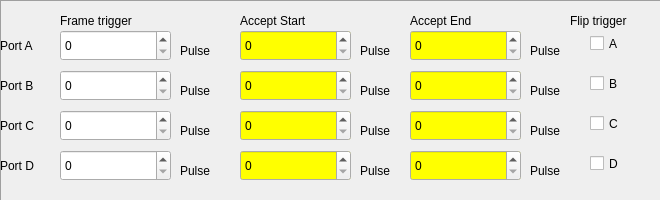
   <widget class="QFrame" name="frame_4">
    <property name="geometry">
     <rect>
      <x>10</x>
      <y>310</y>
      <width>661</width>
      <height>201</height>
     </rect>
    </property>
    <property name="frameShape">
     <enum>QFrame::Panel</enum>
    </property>
    <property name="frameShadow">
     <enum>QFrame::Sunken</enum>
    </property>
    <widget class="QLabel" name="label_6">
     <property name="geometry">
      <rect>
       <x>240</x>
       <y>10</y>
       <width>101</width>
       <height>21</height>
      </rect>
     </property>
     <property name="text">
      <string>Accept Start</string>
     </property>
    </widget>
    <widget class="QSpinBox" name="spinBoxResultAAcceptStart">
     <property name="geometry">
      <rect>
       <x>240</x>
       <y>30</y>
       <width>111</width>
       <height>31</height>
      </rect>
     </property>
     <property name="palette">
      <palette>
       <active>
        <colorrole role="Base">
         <brush brushstyle="SolidPattern">
          <color alpha="255">
           <red>255</red>
           <green>255</green>
           <blue>0</blue>
          </color>
         </brush>
        </colorrole>
       </active>
       <inactive>
        <colorrole role="Base">
         <brush brushstyle="SolidPattern">
          <color alpha="255">
           <red>255</red>
           <green>255</green>
           <blue>0</blue>
          </color>
         </brush>
        </colorrole>
       </inactive>
       <disabled>
        <colorrole role="Base">
         <brush brushstyle="SolidPattern">
          <color alpha="255">
           <red>240</red>
           <green>240</green>
           <blue>240</blue>
          </color>
         </brush>
        </colorrole>
       </disabled>
      </palette>
     </property>
     <property name="autoFillBackground">
      <bool>true</bool>
     </property>
     <property name="maximum">
      <number>16777215</number>
     </property>
    </widget>
    <widget class="QLabel" name="label_Unit1_2">
     <property name="geometry">
      <rect>
       <x>360</x>
       <y>40</y>
       <width>41</width>
       <height>21</height>
      </rect>
     </property>
     <property name="text">
      <string>Pulse</string>
     </property>
    </widget>
    <widget class="QLabel" name="label_16">
     <property name="geometry">
      <rect>
       <x>0</x>
       <y>30</y>
       <width>61</width>
       <height>31</height>
      </rect>
     </property>
     <property name="text">
      <string>Port A</string>
     </property>
    </widget>
    <widget class="QLabel" name="label_Unit1_3">
     <property name="geometry">
      <rect>
       <x>530</x>
       <y>40</y>
       <width>41</width>
       <height>21</height>
      </rect>
     </property>
     <property name="text">
      <string>Pulse</string>
     </property>
    </widget>
    <widget class="QLabel" name="label_18">
     <property name="geometry">
      <rect>
       <x>410</x>
       <y>10</y>
       <width>101</width>
       <height>21</height>
      </rect>
     </property>
     <property name="text">
      <string>Accept End</string>
     </property>
    </widget>
    <widget class="QSpinBox" name="spinBoxResultACloseAccept">
     <property name="geometry">
      <rect>
       <x>410</x>
       <y>30</y>
       <width>111</width>
       <height>31</height>
      </rect>
     </property>
     <property name="palette">
      <palette>
       <active>
        <colorrole role="Base">
         <brush brushstyle="SolidPattern">
          <color alpha="255">
           <red>255</red>
           <green>255</green>
           <blue>0</blue>
          </color>
         </brush>
        </colorrole>
       </active>
       <inactive>
        <colorrole role="Base">
         <brush brushstyle="SolidPattern">
          <color alpha="255">
           <red>255</red>
           <green>255</green>
           <blue>0</blue>
          </color>
         </brush>
        </colorrole>
       </inactive>
       <disabled>
        <colorrole role="Base">
         <brush brushstyle="SolidPattern">
          <color alpha="255">
           <red>240</red>
           <green>240</green>
           <blue>240</blue>
          </color>
         </brush>
        </colorrole>
       </disabled>
      </palette>
     </property>
     <property name="autoFillBackground">
      <bool>true</bool>
     </property>
     <property name="maximum">
      <number>16777215</number>
     </property>
    </widget>
    <widget class="QLabel" name="label_17">
     <property name="geometry">
      <rect>
       <x>0</x>
       <y>70</y>
       <width>61</width>
       <height>31</height>
      </rect>
     </property>
     <property name="text">
      <string>Port B</string>
     </property>
    </widget>
    <widget class="QLabel" name="label_Unit1_4">
     <property name="geometry">
      <rect>
       <x>360</x>
       <y>80</y>
       <width>41</width>
       <height>21</height>
      </rect>
     </property>
     <property name="text">
      <string>Pulse</string>
     </property>
    </widget>
    <widget class="QSpinBox" name="spinBoxResultBCloseAccept">
     <property name="geometry">
      <rect>
       <x>410</x>
       <y>70</y>
       <width>111</width>
       <height>31</height>
      </rect>
     </property>
     <property name="palette">
      <palette>
       <active>
        <colorrole role="Base">
         <brush brushstyle="SolidPattern">
          <color alpha="255">
           <red>255</red>
           <green>255</green>
           <blue>0</blue>
          </color>
         </brush>
        </colorrole>
       </active>
       <inactive>
        <colorrole role="Base">
         <brush brushstyle="SolidPattern">
          <color alpha="255">
           <red>255</red>
           <green>255</green>
           <blue>0</blue>
          </color>
         </brush>
        </colorrole>
       </inactive>
       <disabled>
        <colorrole role="Base">
         <brush brushstyle="SolidPattern">
          <color alpha="255">
           <red>240</red>
           <green>240</green>
           <blue>240</blue>
          </color>
         </brush>
        </colorrole>
       </disabled>
      </palette>
     </property>
     <property name="autoFillBackground">
      <bool>true</bool>
     </property>
     <property name="maximum">
      <number>16777215</number>
     </property>
    </widget>
    <widget class="QSpinBox" name="spinBoxResultBAcceptStart">
     <property name="geometry">
      <rect>
       <x>240</x>
       <y>70</y>
       <width>111</width>
       <height>31</height>
      </rect>
     </property>
     <property name="palette">
      <palette>
       <active>
        <colorrole role="Base">
         <brush brushstyle="SolidPattern">
          <color alpha="255">
           <red>255</red>
           <green>255</green>
           <blue>0</blue>
          </color>
         </brush>
        </colorrole>
       </active>
       <inactive>
        <colorrole role="Base">
         <brush brushstyle="SolidPattern">
          <color alpha="255">
           <red>255</red>
           <green>255</green>
           <blue>0</blue>
          </color>
         </brush>
        </colorrole>
       </inactive>
       <disabled>
        <colorrole role="Base">
         <brush brushstyle="SolidPattern">
          <color alpha="255">
           <red>240</red>
           <green>240</green>
           <blue>240</blue>
          </color>
         </brush>
        </colorrole>
       </disabled>
      </palette>
     </property>
     <property name="autoFillBackground">
      <bool>true</bool>
     </property>
     <property name="maximum">
      <number>16777215</number>
     </property>
    </widget>
    <widget class="QLabel" name="label_Unit1_5">
     <property name="geometry">
      <rect>
       <x>530</x>
       <y>80</y>
       <width>41</width>
       <height>21</height>
      </rect>
     </property>
     <property name="text">
      <string>Pulse</string>
     </property>
    </widget>
    <widget class="QLabel" name="label_19">
     <property name="geometry">
      <rect>
       <x>0</x>
       <y>110</y>
       <width>61</width>
       <height>31</height>
      </rect>
     </property>
     <property name="text">
      <string>Port C</string>
     </property>
    </widget>
    <widget class="QLabel" name="label_Unit1_6">
     <property name="geometry">
      <rect>
       <x>360</x>
       <y>120</y>
       <width>41</width>
       <height>21</height>
      </rect>
     </property>
     <property name="text">
      <string>Pulse</string>
     </property>
    </widget>
    <widget class="QSpinBox" name="spinBoxResultCCloseAccept">
     <property name="geometry">
      <rect>
       <x>410</x>
       <y>110</y>
       <width>111</width>
       <height>31</height>
      </rect>
     </property>
     <property name="palette">
      <palette>
       <active>
        <colorrole role="Base">
         <brush brushstyle="SolidPattern">
          <color alpha="255">
           <red>255</red>
           <green>255</green>
           <blue>0</blue>
          </color>
         </brush>
        </colorrole>
       </active>
       <inactive>
        <colorrole role="Base">
         <brush brushstyle="SolidPattern">
          <color alpha="255">
           <red>255</red>
           <green>255</green>
           <blue>0</blue>
          </color>
         </brush>
        </colorrole>
       </inactive>
       <disabled>
        <colorrole role="Base">
         <brush brushstyle="SolidPattern">
          <color alpha="255">
           <red>240</red>
           <green>240</green>
           <blue>240</blue>
          </color>
         </brush>
        </colorrole>
       </disabled>
      </palette>
     </property>
     <property name="autoFillBackground">
      <bool>true</bool>
     </property>
     <property name="maximum">
      <number>16777215</number>
     </property>
    </widget>
    <widget class="QSpinBox" name="spinBoxResultCAcceptStart">
     <property name="geometry">
      <rect>
       <x>240</x>
       <y>110</y>
       <width>111</width>
       <height>31</height>
      </rect>
     </property>
     <property name="palette">
      <palette>
       <active>
        <colorrole role="Base">
         <brush brushstyle="SolidPattern">
          <color alpha="255">
           <red>255</red>
           <green>255</green>
           <blue>0</blue>
          </color>
         </brush>
        </colorrole>
       </active>
       <inactive>
        <colorrole role="Base">
         <brush brushstyle="SolidPattern">
          <color alpha="255">
           <red>255</red>
           <green>255</green>
           <blue>0</blue>
          </color>
         </brush>
        </colorrole>
       </inactive>
       <disabled>
        <colorrole role="Base">
         <brush brushstyle="SolidPattern">
          <color alpha="255">
           <red>240</red>
           <green>240</green>
           <blue>240</blue>
          </color>
         </brush>
        </colorrole>
       </disabled>
      </palette>
     </property>
     <property name="autoFillBackground">
      <bool>true</bool>
     </property>
     <property name="maximum">
      <number>16777215</number>
     </property>
    </widget>
    <widget class="QLabel" name="label_Unit1_7">
     <property name="geometry">
      <rect>
       <x>530</x>
       <y>120</y>
       <width>41</width>
       <height>21</height>
      </rect>
     </property>
     <property name="text">
      <string>Pulse</string>
     </property>
    </widget>
    <widget class="QLabel" name="label_20">
     <property name="geometry">
      <rect>
       <x>0</x>
       <y>150</y>
       <width>61</width>
       <height>31</height>
      </rect>
     </property>
     <property name="text">
      <string>Port D</string>
     </property>
    </widget>
    <widget class="QLabel" name="label_Unit1_8">
     <property name="geometry">
      <rect>
       <x>360</x>
       <y>160</y>
       <width>41</width>
       <height>21</height>
      </rect>
     </property>
     <property name="text">
      <string>Pulse</string>
     </property>
    </widget>
    <widget class="QSpinBox" name="spinBoxResultDCloseAccept">
     <property name="geometry">
      <rect>
       <x>410</x>
       <y>150</y>
       <width>111</width>
       <height>31</height>
      </rect>
     </property>
     <property name="palette">
      <palette>
       <active>
        <colorrole role="Base">
         <brush brushstyle="SolidPattern">
          <color alpha="255">
           <red>255</red>
           <green>255</green>
           <blue>0</blue>
          </color>
         </brush>
        </colorrole>
       </active>
       <inactive>
        <colorrole role="Base">
         <brush brushstyle="SolidPattern">
          <color alpha="255">
           <red>255</red>
           <green>255</green>
           <blue>0</blue>
          </color>
         </brush>
        </colorrole>
       </inactive>
       <disabled>
        <colorrole role="Base">
         <brush brushstyle="SolidPattern">
          <color alpha="255">
           <red>240</red>
           <green>240</green>
           <blue>240</blue>
          </color>
         </brush>
        </colorrole>
       </disabled>
      </palette>
     </property>
     <property name="autoFillBackground">
      <bool>true</bool>
     </property>
     <property name="maximum">
      <number>16777215</number>
     </property>
    </widget>
    <widget class="QSpinBox" name="spinBoxResultDAcceptStart">
     <property name="geometry">
      <rect>
       <x>240</x>
       <y>150</y>
       <width>111</width>
       <height>31</height>
      </rect>
     </property>
     <property name="palette">
      <palette>
       <active>
        <colorrole role="Base">
         <brush brushstyle="SolidPattern">
          <color alpha="255">
           <red>255</red>
           <green>255</green>
           <blue>0</blue>
          </color>
         </brush>
        </colorrole>
       </active>
       <inactive>
        <colorrole role="Base">
         <brush brushstyle="SolidPattern">
          <color alpha="255">
           <red>255</red>
           <green>255</green>
           <blue>0</blue>
          </color>
         </brush>
        </colorrole>
       </inactive>
       <disabled>
        <colorrole role="Base">
         <brush brushstyle="SolidPattern">
          <color alpha="255">
           <red>240</red>
           <green>240</green>
           <blue>240</blue>
          </color>
         </brush>
        </colorrole>
       </disabled>
      </palette>
     </property>
     <property name="autoFillBackground">
      <bool>true</bool>
     </property>
     <property name="maximum">
      <number>16777215</number>
     </property>
    </widget>
    <widget class="QLabel" name="label_Unit1_9">
     <property name="geometry">
      <rect>
       <x>530</x>
       <y>160</y>
       <width>41</width>
       <height>21</height>
      </rect>
     </property>
     <property name="text">
      <string>Pulse</string>
     </property>
    </widget>
    <widget class="QLabel" name="label_Unit1">
     <property name="geometry">
      <rect>
       <x>180</x>
       <y>40</y>
       <width>41</width>
       <height>21</height>
      </rect>
     </property>
     <property name="text">
      <string>Pulse</string>
     </property>
    </widget>
    <widget class="QSpinBox" name="spinBoxDelayFrameTriggerA">
     <property name="geometry">
      <rect>
       <x>60</x>
       <y>30</y>
       <width>111</width>
       <height>31</height>
      </rect>
     </property>
     <property name="maximum">
      <number>16777215</number>
     </property>
    </widget>
    <widget class="QLabel" name="label_Unit2">
     <property name="geometry">
      <rect>
       <x>180</x>
       <y>80</y>
       <width>41</width>
       <height>21</height>
      </rect>
     </property>
     <property name="text">
      <string>Pulse</string>
     </property>
    </widget>
    <widget class="QSpinBox" name="spinBoxDelayFrameTriggerB">
     <property name="geometry">
      <rect>
       <x>60</x>
       <y>70</y>
       <width>111</width>
       <height>31</height>
      </rect>
     </property>
     <property name="maximum">
      <number>16777215</number>
     </property>
    </widget>
    <widget class="QLabel" name="label_Unit2_2">
     <property name="geometry">
      <rect>
       <x>180</x>
       <y>120</y>
       <width>41</width>
       <height>21</height>
      </rect>
     </property>
     <property name="text">
      <string>Pulse</string>
     </property>
    </widget>
    <widget class="QSpinBox" name="spinBoxDelayFrameTriggerC">
     <property name="geometry">
      <rect>
       <x>60</x>
       <y>110</y>
       <width>111</width>
       <height>31</height>
      </rect>
     </property>
     <property name="maximum">
      <number>16777215</number>
     </property>
    </widget>
    <widget class="QLabel" name="label_Unit2_3">
     <property name="geometry">
      <rect>
       <x>180</x>
       <y>160</y>
       <width>41</width>
       <height>21</height>
      </rect>
     </property>
     <property name="text">
      <string>Pulse</string>
     </property>
    </widget>
    <widget class="QSpinBox" name="spinBoxDelayFrameTriggerD">
     <property name="geometry">
      <rect>
       <x>60</x>
       <y>150</y>
       <width>111</width>
       <height>31</height>
      </rect>
     </property>
     <property name="maximum">
      <number>16777215</number>
     </property>
    </widget>
    <widget class="QLabel" name="label_4">
     <property name="geometry">
      <rect>
       <x>60</x>
       <y>10</y>
       <width>101</width>
       <height>21</height>
      </rect>
     </property>
     <property name="text">
      <string>Frame trigger</string>
     </property>
    </widget>
    <widget class="QCheckBox" name="checkBoxFlipFrameTriggerA">
     <property name="geometry">
      <rect>
       <x>590</x>
       <y>30</y>
       <width>51</width>
       <height>27</height>
      </rect>
     </property>
     <property name="text">
      <string>A</string>
     </property>
    </widget>
    <widget class="QLabel" name="label_23">
     <property name="geometry">
      <rect>
       <x>570</x>
       <y>10</y>
       <width>81</width>
       <height>21</height>
      </rect>
     </property>
     <property name="text">
      <string>Flip trigger</string>
     </property>
    </widget>
    <widget class="QCheckBox" name="checkBoxFlipFrameTriggerD">
     <property name="geometry">
      <rect>
       <x>590</x>
       <y>150</y>
       <width>51</width>
       <height>27</height>
      </rect>
     </property>
     <property name="text">
      <string>D</string>
     </property>
    </widget>
    <widget class="QCheckBox" name="checkBoxFlipFrameTriggerB">
     <property name="geometry">
      <rect>
       <x>590</x>
       <y>70</y>
       <width>51</width>
       <height>27</height>
      </rect>
     </property>
     <property name="text">
      <string>B</string>
     </property>
    </widget>
    <widget class="QCheckBox" name="checkBoxFlipFrameTriggerC">
     <property name="geometry">
      <rect>
       <x>590</x>
       <y>110</y>
       <width>51</width>
       <height>27</height>
      </rect>
     </property>
     <property name="text">
      <string>C</string>
     </property>
    </widget>
   </widget>
